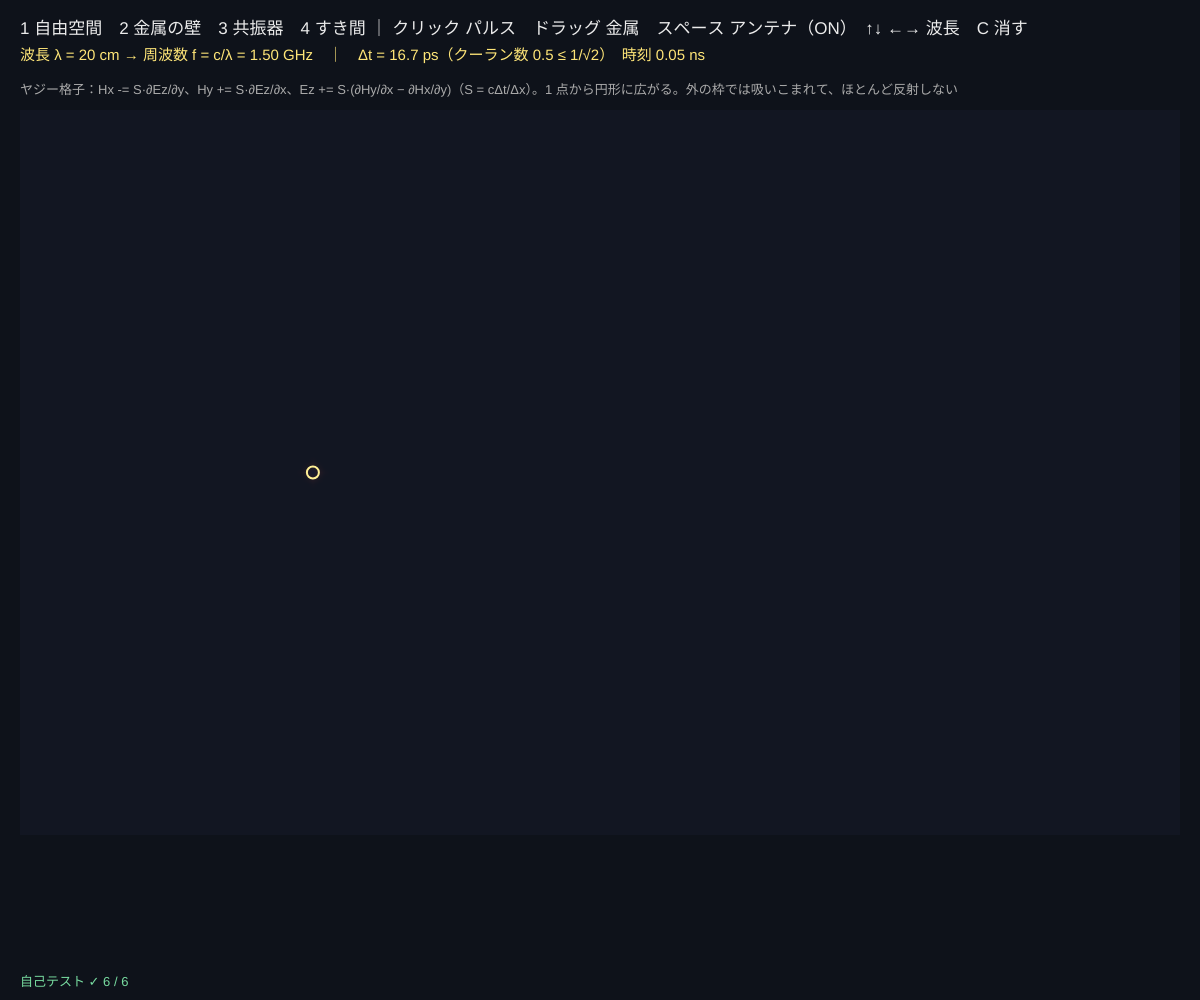
Frame 1 (no input)
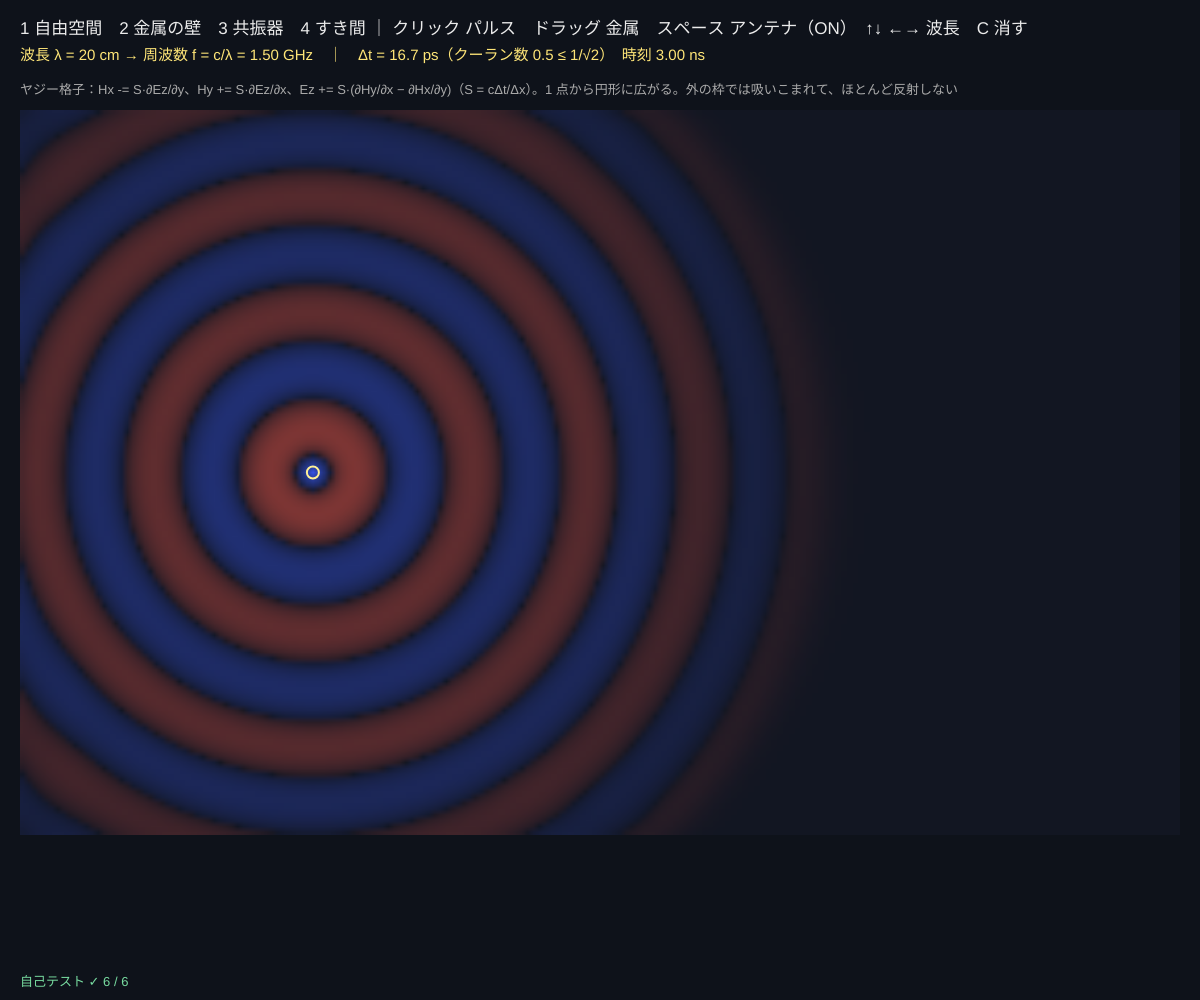
Frame 60 (no input)
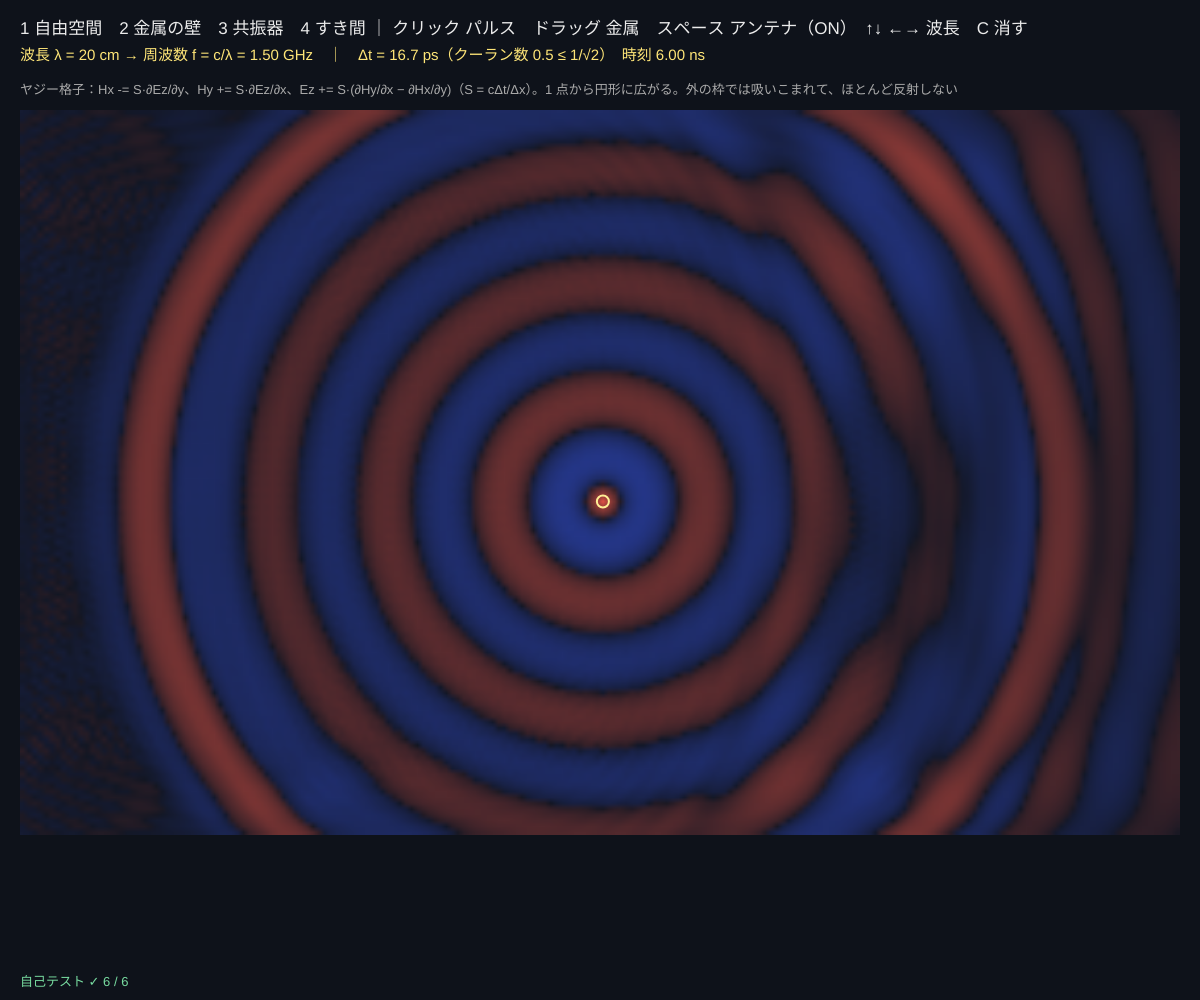
Frame 120 (the mouse pressed at the canvas centre since frame 60)

The p5.js sketch that drew these frames (run headless with seeded random() and noise() and a simulated clock; from frame 60 on, the mouse is pressed at the canvas centre):

// p5.js sketch
// ── sketch.js
// ============================================
// 11 マクスウェル方程式を解く（FDTD 法）─ 電場と磁場が交互に生み合って波になる
// 格子の上で「磁場の変化 ← 電場の回転」「電場の変化 ← 磁場の回転」を半歩ずつ交互に計算（ヤジー格子、2 次元 TM 波）
// 色 = 紙に垂直な電場 Ez（赤 ＋、青 −）。銅色 = 金属（Ez = 0）。外の枠は波を吸いこむ（ムーアの境界）
// クリック = 波のパルス / ドラッグ = 金属を描く / スペース = アンテナ（連続波）/ ↑↓ = 波長（←→ は 10 ずつ）/ 1 自由空間 2 金属の壁 3 共振器 4 すき間 / C = 消す
// ============================================

const NX = 200, NY = 125;              // 格子の数
const SC = 0.5;                        // ★ クーラン数 c·Δt/Δx（2 次元では 1/√2 = 0.707 以下でないと発散する）
const DX_CM = 1;                       // ★ 1 マス = 1 cm（光の速さ c = 3×10⁸ m/s）
const STEPS = 3;                       // 1 フレームに進める歩数
let Ez, Hx, Hy, metal, img, cs, ox, oy, preset = 1, cw = true, lam = 20, antenna = null, pulses = [], n = 0, cwStart = 0;

function setup() {
  createCanvas(windowWidth, windowHeight);
  pixelDensity(1);
  img = createImage(NX, NY);
  cs = Math.min((width - 40) / NX, (height - 140) / NY); ox = (width - NX * cs) / 2; oy = 110;
  makePreset(1);
  selfTest();
}
function makePreset(p) {
  preset = p; let g = newGrid(NX, NY); Ez = g.Ez; Hx = g.Hx; Hy = g.Hy; metal = g.metal; pulses = []; n = 0; cwStart = 0;
  if (p === 2) for (let j = 10; j < NY - 10; j++) metal[j * NX + 150] = 1;
  if (p === 3) { for (let i = 30; i <= 170; i++) { metal[25 * NX + i] = 1; metal[100 * NX + i] = 1; } for (let j = 25; j <= 100; j++) { metal[j * NX + 30] = 1; metal[j * NX + 170] = 1; } }
  if (p === 4) for (let j = 0; j < NY; j++) if (Math.abs(j - NY / 2) > 6) metal[j * NX + 100] = 1;
  antenna = p === 3 ? [70, 50] : [50, Math.floor(NY / 2)];
}

function draw() {
  background(14, 18, 26);
  for (let s = 0; s < STEPS; s++) {
    if (cw && antenna) Ez[antenna[1] * NX + antenna[0]] += 0.5 * Math.min(1, (n - cwStart) / 80) * Math.sin((2 * Math.PI * SC * (n - cwStart)) / lam);    // 連続波：周波数 = c/λ（ゆっくり始める）
    for (let p of pulses) { let a = (n - p.t0 - 24) / 8; if (Math.abs(a) < 3.5) Ez[p.j * NX + p.i] += 1.2 * Math.exp(-a * a); }
    fdtdStep({ Ez, Hx, Hy, metal, nx: NX, ny: NY }, SC, true);
    if (preset === 3) for (let k = 0; k < NX * NY; k++) Ez[k] *= 0.9997;   // 共振器の壁の小さな損失（ないと共振でどこまでも大きくなる）
    n++;
  }
  pulses = pulses.filter((p) => n - p.t0 < 60);
  img.loadPixels();
  for (let k = 0; k < NX * NY; k++) {
    let v = Math.sign(Ez[k]) * Math.sqrt(Math.min(1, Math.abs(Ez[k]) * 5)), p = 4 * k;   // 弱い波も見えるように √ で強める
    if (metal[k]) { img.pixels[p] = 200; img.pixels[p + 1] = 125; img.pixels[p + 2] = 60; }
    else { img.pixels[p] = 18 + (v > 0 ? 237 * v : 0) + (v < 0 ? -40 * v : 0); img.pixels[p + 1] = 22 + 70 * Math.abs(v); img.pixels[p + 2] = 34 + (v < 0 ? -221 * v : 0) + (v > 0 ? 40 * v : 0); }
    img.pixels[p + 3] = 255;
  }
  img.updatePixels();
  image(img, ox, oy, NX * cs, NY * cs);
  if (cw && antenna) { noFill(); stroke(255, 240, 150); strokeWeight(2); circle(ox + (antenna[0] + 0.5) * cs, oy + (antenna[1] + 0.5) * cs, 12); }
  let fGHz = 30 / (lam * DX_CM), t_ns = (n * SC * DX_CM) / 30;
  noStroke(); fill(235); textSize(17);
  text('1 自由空間　2 金属の壁　3 共振器　4 すき間 ｜ クリック パルス　ドラッグ 金属　スペース アンテナ（' + (cw ? 'ON' : 'OFF') + '）　↑↓ ←→ 波長　C 消す', 20, 34);
  fill(255, 230, 120); textSize(15);
  text('波長 λ = ' + lam + ' cm → 周波数 f = c/λ = ' + fGHz.toFixed(2) + ' GHz　｜　Δt = ' + ((SC * DX_CM) / 3e10 * 1e12).toFixed(1) + ' ps（クーラン数 ' + SC + ' ≤ 1/√2）　時刻 ' + t_ns.toFixed(2) + ' ns', 20, 60);
  fill(170); textSize(13);
  let note = preset === 3 ? '共振器（140 × 75 cm の金属の箱）：定在波になる波長 λ = 2/√((m/140)² + (n/75)²)。(1,1) = ' + cavLam(1, 1).toFixed(1) + '、(2,1) = ' + cavLam(2, 1).toFixed(1) + '、(3,1) = ' + cavLam(3, 1).toFixed(1) + '、(1,2) = ' + cavLam(1, 2).toFixed(1) + ' cm。↑↓ ←→ で合わせると大きくふくらむ'
    : preset === 2 ? '金属の壁で反射：アンテナを ON にすると、行きの波と帰りの波が重なって定在波（節の間隔 = λ/2）' : preset === 4 ? 'すき間（12 cm）を通ると波が回りこむ（回折）。波長をすき間より長く・短くして比べよう' : '1 点から円形に広がる。外の枠では吸いこまれて、ほとんど反射しない';
  text('ヤジー格子：Hx -= S·∂Ez/∂y、Hy += S·∂Ez/∂x、Ez += S·(∂Hy/∂x − ∂Hx/∂y)（S = cΔt/Δx）。' + note, 20, 84, width - 40);
  drawSelfTest(20, height - 14);
}
function cavLam(m, k) { return 2 / Math.sqrt((m / 140) ** 2 + (k / 75) ** 2); }

function cellAt() { let i = Math.floor((mouseX - ox) / cs), j = Math.floor((mouseY - oy) / cs); return i > 0 && j > 0 && i < NX - 1 && j < NY - 1 ? [i, j] : null; }
function mousePressed() { let c = cellAt(); if (!c || metal[c[1] * NX + c[0]]) return; pulses.push({ i: c[0], j: c[1], t0: n }); antenna = c; }
function mouseDragged() { let c = cellAt(); if (!c) return; for (let dj = -1; dj <= 1; dj++) for (let di = -1; di <= 1; di++) { let k = (c[1] + dj) * NX + c[0] + di; metal[k] = 1; Ez[k] = 0; } }
function keyPressed() {
  if (key >= '1' && key <= '4') makePreset(+key);
  if (key === ' ') { cw = !cw; cwStart = n; }
  if (key === UP_ARROW) lam = Math.min(160, lam + 1);
  if (key === DOWN_ARROW) lam = Math.max(6, lam - 1);
  if (key === RIGHT_ARROW) lam = Math.min(160, lam + 10);
  if (key === LEFT_ARROW) lam = Math.max(6, lam - 10);
  if (key === 'c' || key === 'C') { Ez.fill(0); Hx.fill(0); Hy.fill(0); pulses = []; }
  if (key === 'r' || key === 'R') { lam = 20; cw = true; makePreset(preset); }
  return false;
}

// ---- 自己テスト（小さな格子で）
function selfTest() {
  selfTestResults = [];
  check('クーラン条件 cΔt/Δx = ' + SC + ' ≤ 1/√2', SC <= Math.SQRT1_2);
  // (a) 波の速さ：ガウスの山から広がる波の山が x = 30 と 60 を通る時刻
  let N = 181, g = newGrid(N, N), c0 = 90;
  for (let j = 0; j < N; j++) for (let i = 0; i < N; i++) g.Ez[j * N + i] = Math.exp(-((i - c0) ** 2 + (j - c0) ** 2) / (2 * 6 * 6));
  let tA = peakTime(g, c0 + 30, c0, 400), g2 = newGrid(N, N);
  for (let k = 0; k < N * N; k++) g2.Ez[k] = 0;
  for (let j = 0; j < N; j++) for (let i = 0; i < N; i++) g2.Ez[j * N + i] = Math.exp(-((i - c0) ** 2 + (j - c0) ** 2) / (2 * 6 * 6));
  let tB = peakTime(g2, c0 + 60, c0, 400), v = 30 / (tB - tA);
  check('パルスは光の速さで進む（1 歩で S マス、3% 以内）：' + (v / SC).toFixed(3) + ' c', nearRel(v, SC, 0.03));
  // (b) 吸いこむ境界：枠の外へ出たあと、残るエネルギーは少し
  let g3 = newGrid(101, 101), e0 = 0; blob(g3, 50, 50, 3);
  for (let k = 0; k < 40; k++) fdtdStep(g3, SC, true); e0 = energy(g3);
  for (let k = 0; k < 600; k++) fdtdStep(g3, SC, true);
  check('ムーアの境界：波が出ていったあとのエネルギー < 最初の 3%', energy(g3) < 0.03 * e0);
  // (c) 金属の箱：エネルギーは増えも減りもしない
  let g4 = newGrid(41, 31); for (let i = 0; i < 41; i++) { g4.metal[i] = 1; g4.metal[30 * 41 + i] = 1; } for (let j = 0; j < 31; j++) { g4.metal[j * 41] = 1; g4.metal[j * 41 + 40] = 1; }
  blob(g4, 12, 15, 2.5); let first = 0, last = 0;
  for (let k = 0; k < 4000; k++) { fdtdStep(g4, SC, false); let e = energy(g4); if (k < 500) first += e / 500; if (k >= 3500) last += e / 500; }   // 電場と磁場は半歩ずれているので平均で比べる
  check('金属の箱の中：エネルギーは増えも減りもしない（平均が 1% 以内）', first > 0 && nearRel(last, first, 0.01));
  // (d) 共振器の (1,1) モード：周期 = 2/(S·√((1/Lx)² + (1/Ly)²)) 歩
  let g5 = newGrid(41, 31); for (let i = 0; i < 41; i++) { g5.metal[i] = 1; g5.metal[30 * 41 + i] = 1; } for (let j = 0; j < 31; j++) { g5.metal[j * 41] = 1; g5.metal[j * 41 + 40] = 1; }
  for (let j = 1; j < 30; j++) for (let i = 1; i < 40; i++) g5.Ez[j * 41 + i] = Math.sin((Math.PI * i) / 40) * Math.sin((Math.PI * j) / 30);
  let prev = 1, cr = [];
  for (let k = 0; k < 1500; k++) { fdtdStep(g5, SC, false); let e = g5.Ez[15 * 41 + 20]; if (prev > 0 && e <= 0) cr.push(k + prev / (prev - e)); prev = e; }
  let Tm = (cr[cr.length - 1] - cr[0]) / (cr.length - 1), Tth = 2 / (SC * Math.sqrt(1 / 1600 + 1 / 900));
  check('金属の箱の (1,1) 定在波の周期 = 式（1% 以内）', cr.length > 3 && nearRel(Tm, Tth, 0.01));
  // (e) クーラン条件をやぶると発散する
  let g6 = newGrid(30, 30); for (let k = 0; k < 900; k++) g6.Ez[k] = Math.sin(k * 12.9898) * 0.01;
  for (let k = 0; k < 300; k++) fdtdStep(g6, 0.9, false);
  check('S = 0.9（> 1/√2）にすると数値が爆発する（だから条件が必要）', !(energy(g6) < 1e6));
  reportSelfTest();
}
function peakTime(g, i, j, steps) {
  let best = -1, bt = 0, vals = [];
  for (let k = 0; k < steps; k++) { fdtdStep(g, SC, true); vals.push(g.Ez[j * g.nx + i]); }
  for (let k = 1; k < vals.length - 1; k++) if (vals[k] > best) { best = vals[k]; bt = k; }
  let a = vals[bt - 1], b = vals[bt], c = vals[bt + 1];               // 放物線で山の時刻を細かく
  return bt + (0.5 * (a - c)) / (a - 2 * b + c);
}
function blob(g, ci, cj, sg) { for (let j = 1; j < g.ny - 1; j++) for (let i = 1; i < g.nx - 1; i++) g.Ez[j * g.nx + i] = Math.exp(-((i - ci) ** 2 + (j - cj) ** 2) / (2 * sg * sg)); }
function energy(g) { let s = 0; for (let k = 0; k < g.Ez.length; k++) s += g.Ez[k] * g.Ez[k] + g.Hx[k] * g.Hx[k] + g.Hy[k] * g.Hy[k]; return s; }

// ---------- やってみよう ----------
// 1. 1 でクリックしてパルスを出し、円がどれくらいの速さで広がるか確かめよう（1 フレーム 3 歩 × 0.5 マス）
// 2. 2 でアンテナを ON。壁の前にできる定在波の節の間隔は λ/2 になっている？
// 3. 3 の共振器で ↑↓ を押し、(1,1) や (2,1) の波長に合わせると波が大きく育つ（電子レンジの中もこれ）
// 4. 4 のすき間で、波長を 6 cm と 40 cm にして回りこみ方を比べよう
// 5. SC を 0.75 にするとどうなる？（自己テストの最後の項目と同じことが起きる）


// ==================================================
// ここから下は「電磁気の道具」（中身は読まなくても OK。消さないでね）
// ==================================================
function newGrid(nx, ny) { return { nx, ny, Ez: new Float64Array(nx * ny), Hx: new Float64Array(nx * ny), Hy: new Float64Array(nx * ny), metal: new Uint8Array(nx * ny) }; }
// ---- FDTD の 1 歩（Ez, Hx, Hy は「真空のインピーダンス」でそろえた単位、S = cΔt/Δx）。mur = true なら外の枠で吸いこむ
function fdtdStep(g, S, mur) {
  let nx = g.nx, ny = g.ny, Ez = g.Ez, Hx = g.Hx, Hy = g.Hy;
  for (let j = 0; j < ny - 1; j++) for (let i = 0; i < nx; i++) { let k = j * nx + i; Hx[k] -= S * (Ez[k + nx] - Ez[k]); }       // 磁場を半歩
  for (let j = 0; j < ny; j++) for (let i = 0; i < nx - 1; i++) { let k = j * nx + i; Hy[k] += S * (Ez[k + 1] - Ez[k]); }
  let old = mur ? { l0: col(Ez, nx, ny, 0), l1: col(Ez, nx, ny, 1), r0: col(Ez, nx, ny, nx - 1), r1: col(Ez, nx, ny, nx - 2), t0: Ez.slice(0, 2 * nx), b0: Ez.slice((ny - 2) * nx) } : null;
  for (let j = 1; j < ny - 1; j++) for (let i = 1; i < nx - 1; i++) {                                                             // 電場を半歩
    let k = j * nx + i;
    Ez[k] = g.metal[k] ? 0 : Ez[k] + S * (Hy[k] - Hy[k - 1] - Hx[k] + Hx[k - nx]);
  }
  if (!mur) return;
  let a = (S - 1) / (S + 1);                                                                                                       // ムーアの 1 次の吸収境界
  for (let j = 0; j < ny; j++) {
    Ez[j * nx] = old.l1[j] + a * (Ez[j * nx + 1] - old.l0[j]);
    Ez[j * nx + nx - 1] = old.r1[j] + a * (Ez[j * nx + nx - 2] - old.r0[j]);
  }
  for (let i = 0; i < nx; i++) {
    Ez[i] = old.t0[nx + i] + a * (Ez[nx + i] - old.t0[i]);
    Ez[(ny - 1) * nx + i] = old.b0[i] + a * (Ez[(ny - 2) * nx + i] - old.b0[nx + i]);
  }
}
function col(A, nx, ny, i) { let c = new Float64Array(ny); for (let j = 0; j < ny; j++) c[j] = A[j * nx + i]; return c; }
// ---- 描く道具（どのスケッチも同じ）
function clampv(v, a, b) { return v < a ? a : v > b ? b : v; }
function polyline(pts) {               // 点が 2 つ以上あるときだけ折れ線を描く（[[x, y], ...]）
  if (!pts || pts.length < 2) return;
  beginShape(); for (let p of pts) vertex(p[0], p[1]); endShape();
}
function arrowTo(x1, y1, x2, y2, hs) {  // (x1, y1) → (x2, y2) の矢印。hs = 矢じりの大きさ
  let dx = x2 - x1, dy = y2 - y1, L = Math.hypot(dx, dy);
  if (!(L > 0.5)) return;
  line(x1, y1, x2, y2);
  let ux = dx / L, uy = dy / L, h = Math.min(hs || 8, L * 0.5);
  line(x2, y2, x2 - h * ux + h * 0.5 * uy, y2 - h * uy - h * 0.5 * ux);
  line(x2, y2, x2 - h * ux - h * 0.5 * uy, y2 - h * uy + h * 0.5 * ux);
}
const SUP = { '-': '⁻', '0': '⁰', '1': '¹', '2': '²', '3': '³', '4': '⁴', '5': '⁵', '6': '⁶', '7': '⁷', '8': '⁸', '9': '⁹' };
function sci(v, d) {                   // 0.000032 → "3.20×10⁻⁵"（大きい数・小さい数を読みやすく）
  if (!isFinite(v)) return '—';
  if (v === 0) return '0';
  let sig = d === undefined ? 3 : d, e = Math.floor(Math.log10(Math.abs(v)));
  if (e >= -2 && e <= 3) return v.toFixed(Math.max(0, sig - 1 - e));
  let m = v / Math.pow(10, e);
  return m.toFixed(sig - 1) + '×10' + String(e).split('').map((c) => SUP[c]).join('');
}
// グラフの枠：g = { x, y, w, h }。lo〜hi の範囲で、数字の配列 arr を左から右へ（cap 個ぶん）
function plotFrame(g, title, lo, hi) {
  noFill(); stroke(70, 80, 100); strokeWeight(1); rect(g.x, g.y, g.w, g.h);
  if (lo < 0 && hi > 0) { let y0 = g.y + g.h * (hi / (hi - lo)); stroke(70, 80, 100, 160); line(g.x, y0, g.x + g.w, y0); }
  noStroke(); fill(200); textSize(13); text(title, g.x + 4, g.y - 6);
  fill(140); textSize(11); text(sci(hi, 2), g.x + g.w + 4, g.y + 10); text(sci(lo, 2), g.x + g.w + 4, g.y + g.h);
}
function plotTrace(g, arr, lo, hi, cap) {
  if (!arr || arr.length < 2) return;
  noFill(); beginShape();
  for (let i = 0; i < arr.length; i++) vertex(g.x + (i / (cap - 1)) * g.w, g.y + g.h - clampv((arr[i] - lo) / (hi - lo), 0, 1) * g.h);
  endShape();
}
function pushCap(arr, v, cap) { arr.push(v); if (arr.length > cap) arr.shift(); }
// ---- 自己テストの道具
let selfTestResults = [];
function check(name, cond) { selfTestResults.push({ name, ok: !!cond }); }
function near(a, b, tol) { return a !== null && a !== undefined && isFinite(a) && Math.abs(a - b) <= (tol === undefined ? 1e-9 : tol); }
function nearRel(a, b, rel) { return near(a, b, Math.abs(b) * rel); }   // 相対誤差 rel 以内
function reportSelfTest() { for (let r of selfTestResults) (r.ok ? console.log : console.error)((r.ok ? '✓ ' : '✗ ') + r.name); }
function selfTestLine() { let n = selfTestResults.filter((r) => r.ok).length; return '自己テスト ' + (n === selfTestResults.length ? '✓ ' : '✗ ') + n + ' / ' + selfTestResults.length; }
function drawSelfTest(x, y) {
  noStroke(); textSize(13);
  if (selfTestResults.length > 0 && selfTestResults.every((r) => r.ok)) fill(120, 220, 160); else fill(255, 100, 90);
  text(selfTestLine(), x, y);
}
